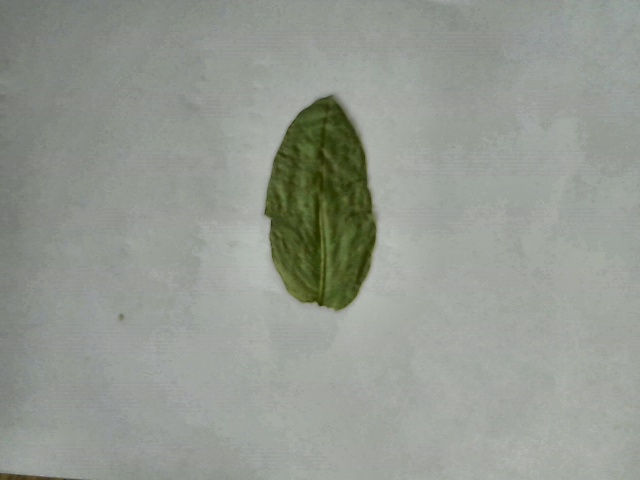
#> input picture DATA/LEAF/10_RGB.jpg, 640 x 480 px
$ python -i __init__.py   (imports and definitions only)   (older library calls are emulated)
#> lines starting #> are read from the running program, lines starting #| are printed output that depends on the picture
import numpy as np
from skimage import color
import scipy
import cv2

#-------------------------------------------
#----------------NDVI Function--------------
#-------------------------------------------
#NDVI Calculation
#Input: an RGB image frame from infrablue source (blue is blue, red is pretty much infrared)
#Output: an RGB frame with equivalent NDVI of the input frame
# [98 lines left out: functions NDVICalc, DVICalc, LABAverage, NIRCalc, not called in this run]

#-------------------------------------------
#--------------Helper Function--------------
#-------------------------------------------

def mean_components(img_array):
	x,y,z = cv2.split(img_array)
	return x.mean(), y.mean(), z.mean()

def rgb2gray(rgbImage):
    return color.rgb2gray(rgbImage)

def bgr2gray(bgrImage):
    return cv2.cvtColor(bgrImage, cv2.COLOR_BGR2GRAY)
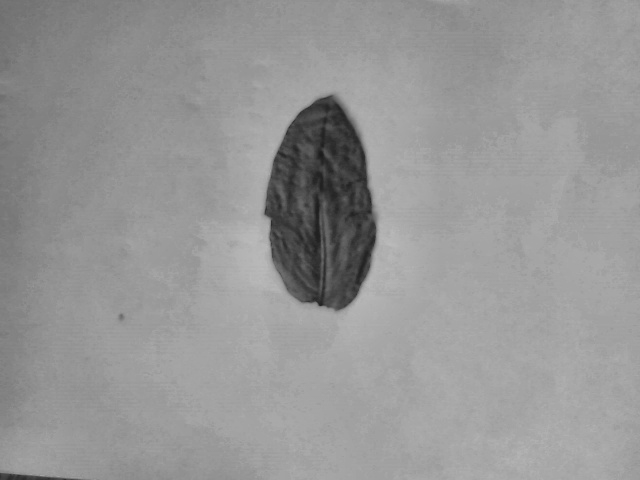
#> returned value: shape (480, 640); min 27, max 188, mean 150.2

def rgb2lab(rgbImage):
    return color.rgb2lab(rgbImage)

def lab2rgb(labImage):
    return color.lab2rgb(labImage)

# [11 lines left out: functions bgr2rgb, rgb2bgr, not called in this run]

def bgr2hsv(bgrImage):
    return cv2.cvtColor(bgrImage, cv2.COLOR_BGR2HSV)

def smallestBoundingRectangularSegment(segImage):
	gray=bgr2gray(segImage)
	_, contours, hierarchy = cv2.findContours(gray,cv2.RETR_LIST,cv2.CHAIN_APPROX_SIMPLE)
#> contours = [[[0, 0], [0, 479], [639, 479], [639, 0]]]
	# Find the index of the largest contour
	areas = [cv2.contourArea(c) for c in contours]
#> areas = [306081]
	max_index = np.argmax(areas)
#> max_index = 0
	cnt=contours[max_index]
#> cnt = [[0, 0], [0, 479], [639, 479], [639, 0]]
	x,y,w,h = cv2.boundingRect(cnt)
#> x = 0; y = 0; w = 640; h = 480
	#cv2.rectangle(im,(x,y),(x+w,y+h),(0,255,0),2)
	outputImge = segImage[y:y+h, x:x+w]
	return outputImge


>>> import cv2
>>> picture = cv2.cvtColor(cv2.imread('../../DATA/LEAF/10_RGB.jpg'), cv2.COLOR_BGR2RGB)
>>> result = smallestBoundingRectangularSegment(picture)

$ run again, on DATA/LEAF/11_RGB.jpg
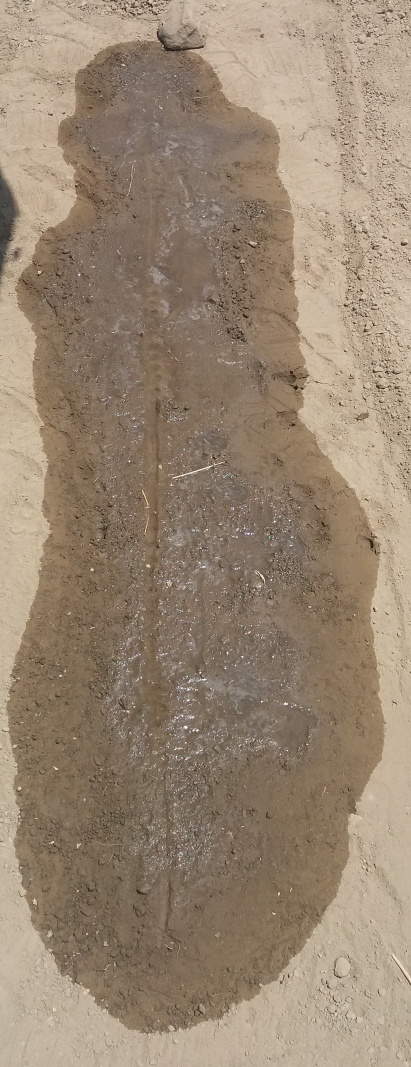
#> input picture DATA/LEAF/11_RGB.jpg, 1233 x 3201 px (shown at 1/3 size)
#> in bgr2gray, `return cv2.cvtColor(bgrImage, cv2.COLOR_BGR2GRAY)`:
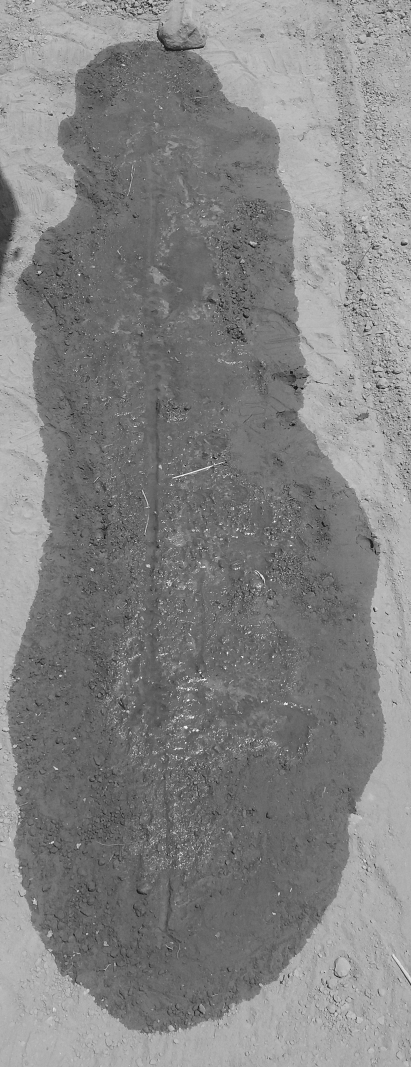
#> returned value: shape (3201, 1233) (shown at 1/3 size); min 2, max 254, mean 131.1
#> contours = [[[0, 0], [0, 3200], [1232, 3200], [1232, 0]]]
#> areas = [3942400]
#> max_index = 0
#> cnt = [[0, 0], [0, 3200], [1232, 3200], [1232, 0]]
#> x = 0; w = 1233; h = 3201

$ run again, on DATA/LEAF/1_RGB.jpg
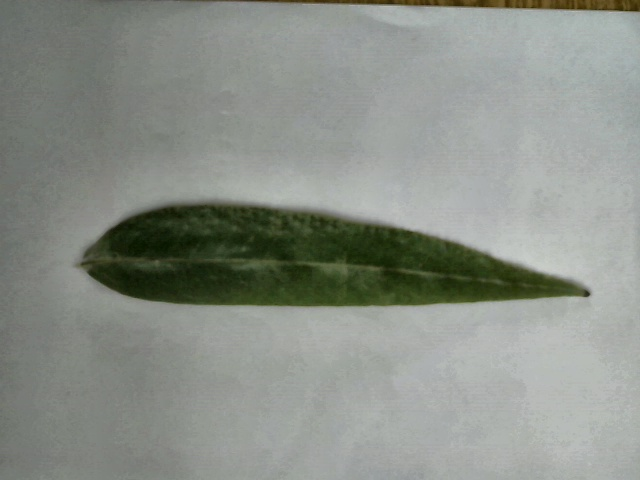
#> input picture DATA/LEAF/1_RGB.jpg, 640 x 480 px
#> in bgr2gray, `return cv2.cvtColor(bgrImage, cv2.COLOR_BGR2GRAY)`:
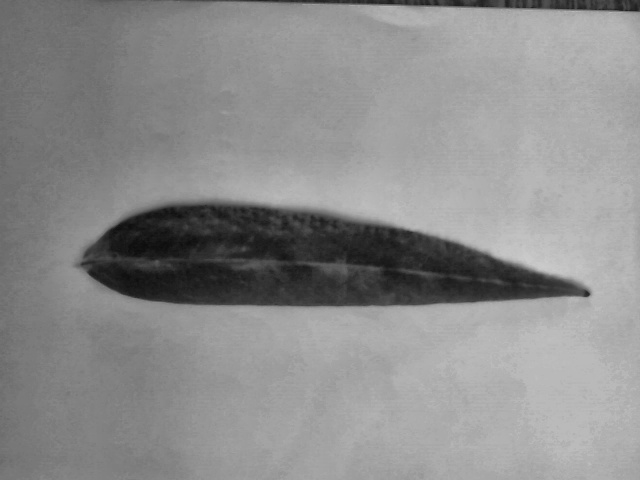
#> returned value: shape (480, 640); min 12, max 204, mean 140.6
#> contours = [[[0, 0], [0, 479], [639, 479], [639, 0]]]
#> areas = [306081]
#> max_index = 0
#> cnt = [[0, 0], [0, 479], [639, 479], [639, 0]]
#> x = 0; w = 640; h = 480

$ run again, on DATA/LEAF/2_RGB.jpg
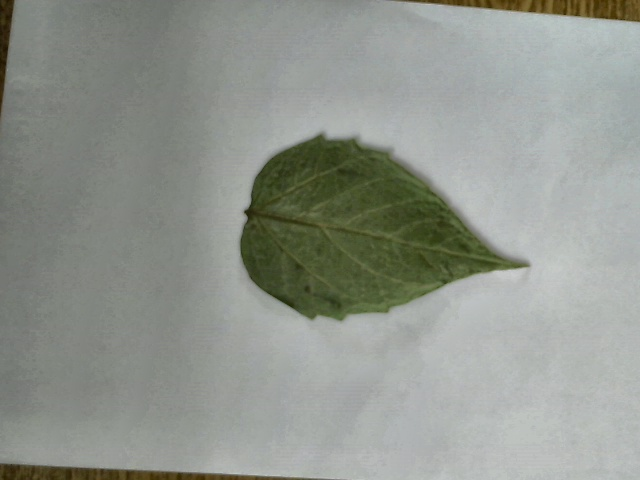
#> input picture DATA/LEAF/2_RGB.jpg, 640 x 480 px
#> in bgr2gray, `return cv2.cvtColor(bgrImage, cv2.COLOR_BGR2GRAY)`:
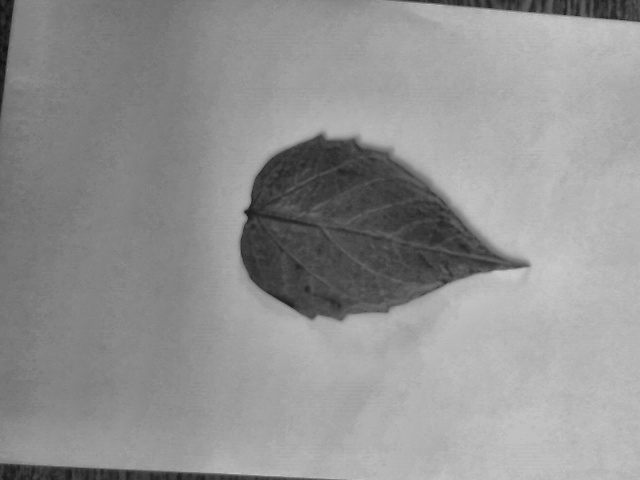
#> returned value: shape (480, 640); min 16, max 204, mean 146.3
#> contours = [[[0, 0], [0, 479], [639, 479], [639, 0]]]
#> areas = [306081]
#> max_index = 0
#> cnt = [[0, 0], [0, 479], [639, 479], [639, 0]]
#> x = 0; w = 640; h = 480
